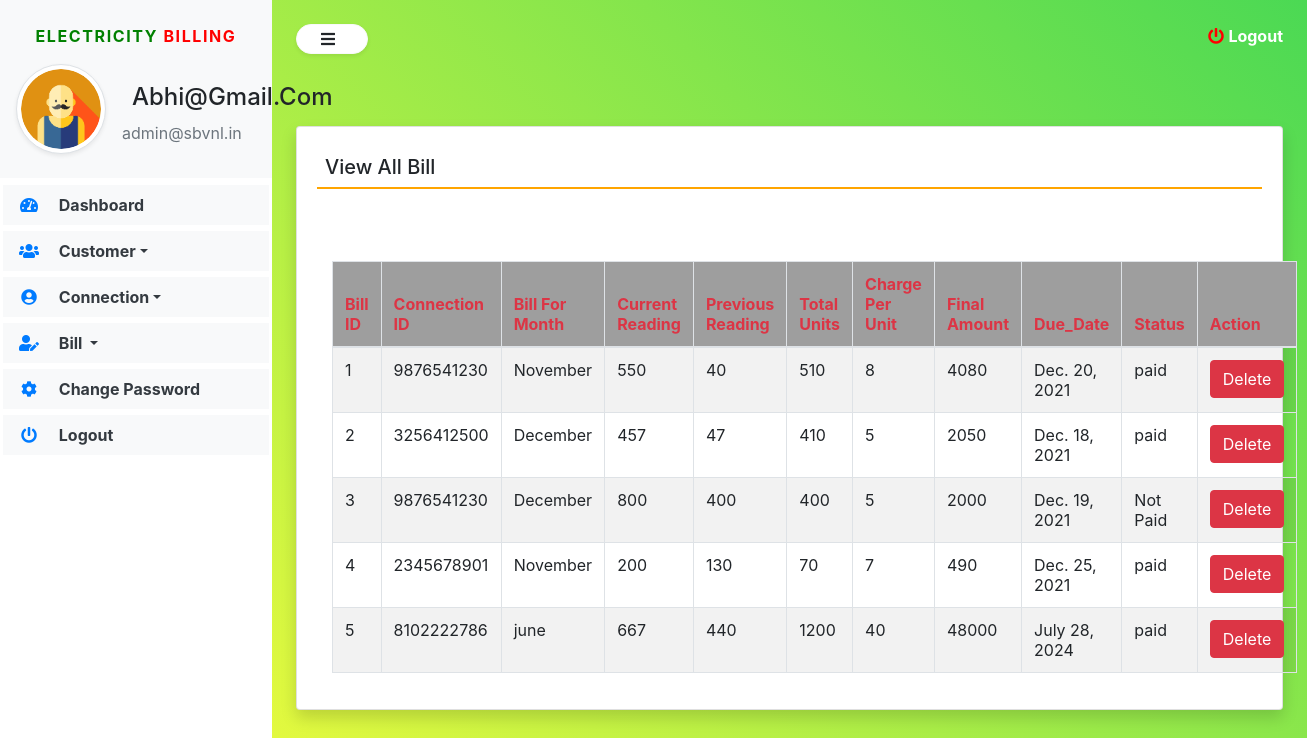
/view_Bill (signed in), run on the app's committed database.
### electricity/models.py (models this page shows, shortened)
class Bill(models.Model):
    connection = models.ForeignKey(Connection,on_delete=models.CASCADE)
    billformonth = models.CharField(max_length=50, null=True)
    currentreading = models.CharField(max_length=50, null=True)
    previousreading = models.CharField(max_length=50, null=True)
    totalunit = models.CharField(max_length=100, null=True)
    chargeperunit = models.CharField(max_length=100, null=True)
    finalamount = models.CharField(max_length=100, null=True)
    duedate = models.DateField(null=True)
    status = models.CharField(max_length=20, null=True)

class Connection(models.Model):
    customer = models.ForeignKey(Customer,on_delete=models.CASCADE)
    connectionid = models.CharField(max_length=10, null=True)
    connectiontype = models.CharField(max_length=100, null=True)
    connectionstartdate = models.DateField(null=True)
    occupation = models.CharField(max_length=100, null=True)
    connectionload = models.CharField(max_length=100, null=True)
    plotno = models.CharField(max_length=50, null=True)
    city = models.CharField(max_length=100, null=True)
    pincode = models.CharField(max_length=10, null=True)
    address = models.CharField(max_length=200, null=True)
    state = models.CharField(max_length=100, null=True)
    description = models.CharField(max_length=250, null=True)

### electricity/views.py (the view)
# urls.py: path('view_Bill', view_Bill,name='view_Bill'),
def view_Bill(request):
    if not request.user.is_authenticated:
        return redirect('admin_login')
    bill = Bill.objects.all()
    return render(request,'view_Bill.html', locals())

### electricity/templates/view_Bill.html (shortened to what this page needs)
{% extends 'navbar1.html' %}
{% load static %}
{% block body1 %}
<div class="card shadow mt-5">
    <div class="card-body">
		<h5 class="p-2" style="border-bottom: 2px solid orange">View All Bill</h5>
      <div class="container mt-5">
		<br>
		<table id="example" class="table table-striped table-bordered" style="width:100%">
			<thead style="background-color: #9e9e9e">
				<tr>
					<th class="text-danger">Bill ID</th>
					<th class="text-danger">Connection ID</th>
					<th class="text-danger">Bill For Month</th>
					<th class="text-danger">Current Reading</th>
					<th class="text-danger">Previous Reading</th>
					<th class="text-danger">Total Units</th>
					<th class="text-danger">Charge Per Unit</th>
					<th class="text-danger">Final Amount</th>
					<th class="text-danger">Due_Date</th>
					<th class="text-danger">Status</th>
					<th class="text-danger">Action</th>
				</tr>
			</thead>
			<tbody>
              {% for i in bill %}
			  <tr>
				  <td>{{forloop.counter}}</td>
				  <td>{{i.connection.connectionid}}</td>
				  <td>{{i.billformonth}}</td>
				  <td>{{i.currentreading}}</td>
				  <td>{{i.previousreading}}</td>
				  <td>{{i.totalunit}}</td>
				  <td>{{i.chargeperunit}}</td>
				  <td>{{i.finalamount}}</td>
				  <td>{{i.duedate}}</td>
				  <td>{{i.status}}</td>
				  <td><a href="{% url 'delete_Bill' i.id %}" class="btn btn-danger" onclick="return confirm('Are you sure to delete this Connection Details ?')">Delete</a></td>
			  </tr>
			  {% endfor %}
			</tbody>
		</table>
	</div>
	</div>
</div>
{% endblock %}

### electricity/templates/navbar1.html (shortened to what this page needs)
{% load static %}
<html>
<head>
    <link rel="stylesheet" href="https://maxcdn.bootstrapcdn.com/bootstrap/4.5.2/css/bootstrap.min.css">
    <link rel="stylesheet" href="https://pro.fontawesome.com/releases/v5.10.0/css/all.css" />
    <link rel="stylesheet" href="{% static 'css/sidebar.css' %}">
</head>
<body>
    <div class="bg-white vertical-nav" id="sidebar">
        <div class="bg-light py-4 px-3 mb-1">
            <p class="text-center font-weight-bold text-uppercase px-3 sidebar-title"><span style="color:green">Electricity</span> <span style="color:red">Billing</span></p>
            <div class="media d-flex align-items-center">
                <img src="{% static 'images/user12.png' %}" width="90" height="90" class="mr-3 rounded-circle img-thumbnail shadow-sm">
                <div class="media-body">
                    <h4 class="mb-0" style="text-transform: capitalize;">{{request.user.username}}</h4>
                    <p class="text-muted mb-0">admin@sbvnl.in</p>
                </div>
            </div>
        </div>
        <ul class="nav flex-column bg-white">
            <li class="nav-item">
                <a href="{% url 'admin_home' %}" class="nav-link text-dark bg-light"> <i class="fas fa-tachometer-alt fa-fw mr-3 text-primary"></i> Dashboard
                </a>
            </li>
            <li class="nav-item dropdown">
                <a href="" class="nav-link dropdown-toggle text-dark bg-light" id="navbardrop" data-toggle="dropdown"> <i class="fas fa-users fa-fw mr-3 text-primary"></i> Customer</a>
            </li>
            <li class="nav-item dropdown">
                <a href="" class="nav-link dropdown-toggle text-dark bg-light" id="navbardrop" data-toggle="dropdown">
                    <i class="fas fa-user-circle fa-fw mr-3 text-primary"></i> Connection</a>
            </li>
            <li class="nav-item dropdown">
                <a href="" class="nav-link dropdown-toggle text-dark bg-light" id="navbardrop" data-toggle="dropdown"> <i class="fas fa-user-edit fa-fw mr-3 text-primary"></i> Bill
                </a>
            </li>
            <li class="nav-item">
                <a href="{% url 'change_password' %}" class="nav-link text-dark bg-light"> <i class="fas fa-cog fa-fw mr-3 text-primary"></i> Change Password
                </a>
            </li>
            <li class="nav-item">
                <a href="{% url 'logout' %}" class="nav-link text-dark bg-light">
                    <i class="fas fa-power-off fa-fw mr-3 text-primary"></i> Logout
                </a>
            </li>
        </ul>
    </div>
    <div class="page-content p-4" id="content">
        <a data-toggle="modal" data-target="#exampleModalCenter" title="logout" class="text-white float-right"><i
			class="fas fa-power-off"></i> <b>Logout</b></a>
        <button id="sidebarCollapse" type="button" class="btn btn-light bg-white rounded-pill shadow-sm px-4 mb-4">
			<i class="fas fa-bars mr-2"></i>
		</button> {% block body1 %} {% endblock %}
    </div>
</body>
</html>

### electricity/static/css/sidebar.css (style rules this page uses)
.sidebar-title { letter-spacing: 0.1em; color: #aaa; }
body { background: linear-gradient(-135deg, #4bd954, #ffff3b); min-height: 100vh; }
.vertical-nav { min-width: 17rem; width: 17rem; height: 100vh; position: fixed; top: 0; left: 0; transition: all 0.4s; }
.page-content { width: calc(100%-17rem); margin-left: 17rem; transition: all 0.4s; }
.nav-link { font-weight: bold; }
.fa-power-off { color: rgb(255, 0, 0); }

### electricity/templates/navbar1.html (style rules this page uses)
.nav-item { padding: 3px !important; }
h2, h4 { padding: 10px; }

### data on the page
Bill: connection.connectionid "9876541230", billformonth "November", currentreading "550", previousreading "40", totalunit "510", chargeperunit "8", finalamount "4080", duedate "Dec. 20, 2021", status "paid"
Bill: connection.connectionid "3256412500", billformonth "December", currentreading "457", previousreading "47", totalunit "410", chargeperunit "5", finalamount "2050", duedate "Dec. 18, 2021", status "paid"
Bill: connection.connectionid "9876541230", billformonth "December", currentreading "800", previousreading "400", totalunit "400", chargeperunit "5", finalamount "2000", duedate "Dec. 19, 2021", status "Not Paid"
Bill: connection.connectionid "2345678901", billformonth "November", currentreading "200", previousreading "130", totalunit "70", chargeperunit "7", finalamount "490", duedate "Dec. 25, 2021", status "paid"
Bill: connection.connectionid "8102222786", billformonth "june", currentreading "667", previousreading "440", totalunit "1200", chargeperunit "40", finalamount "48000", duedate "July 28, 2024", status "paid"

### other printed values
{{ request.user.username }} "Abhi@gmail.com"
